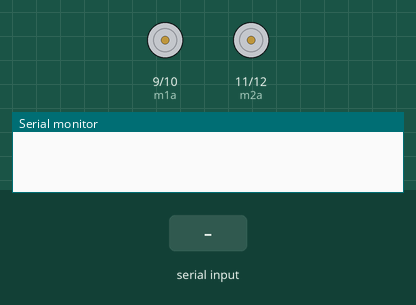
Simulated run of this sketch. Board: Arduino Uno, built with avr-gcc and run on an emulated ATmega328P. On the bench: motor-driver pin pairs drawn as motors (green arrow = first pin HIGH = forward, orange = second pin HIGH = backward, longer = more drive), the last lines printed to the serial monitor. The inputs (shaded band) are chosen by the test bench.

Above: at 1.2 s.
1.3 s: "U" received over Serial
At 1.9 s:
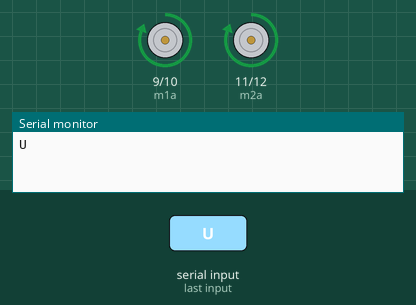
2.8 s: "D" received over Serial
At 3.1 s:
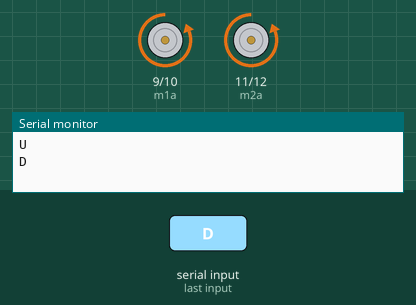
4.3 s: "L" received over Serial
At 5.4 s:
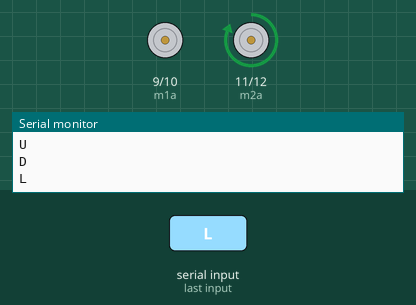
5.8 s: "R" received over Serial
At 6.6 s:
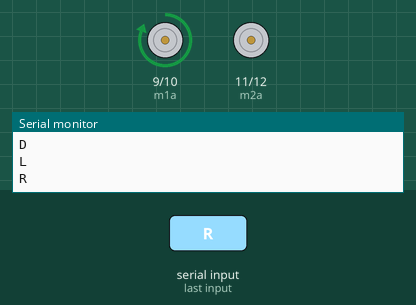
7.3 s: "H" received over Serial
At 7.7 s:
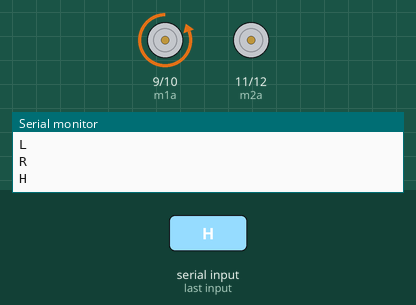
8.8 s: "G" received over Serial
At 10.0 s:
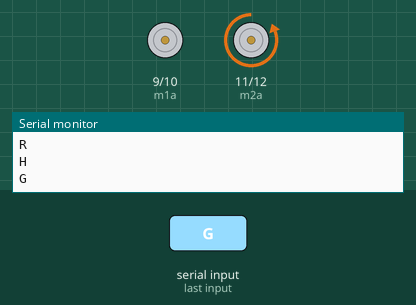
Timing chart, 0 to 11.3 s (numbered marks = the images above; inputs shaded):
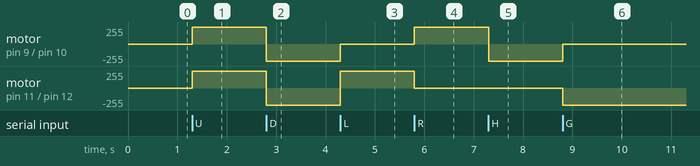

Measured:
- after the input at 1.3 s, motor on pin 9 (m1a) / pin 10 (m1b), motor on pin 11 (m2a) / pin 12 (m2b): stopped → forward 255/255 at once
- after the input at 2.8 s, motor on pin 9 (m1a) / pin 10 (m1b), motor on pin 11 (m2a) / pin 12 (m2b): forward 255/255 → backward 255/255 at once
- after the input at 4.3 s, motor on pin 9 (m1a) / pin 10 (m1b): backward 255/255 → stopped at once; motor on pin 11 (m2a) / pin 12 (m2b): backward 255/255 → forward 255/255 at once
- after the input at 5.8 s, motor on pin 9 (m1a) / pin 10 (m1b): stopped → forward 255/255 at once; motor on pin 11 (m2a) / pin 12 (m2b): forward 255/255 → stopped at once
- after the input at 7.3 s, motor on pin 9 (m1a) / pin 10 (m1b): forward 255/255 → backward 255/255 at once
- after the input at 8.8 s, motor on pin 9 (m1a) / pin 10 (m1b): backward 255/255 → stopped at once; motor on pin 11 (m2a) / pin 12 (m2b): stopped → backward 255/255 at once

The sketch:

code_bluetooth.ino
```cpp
//Starting of Program
int m1a = 9;
int m1b = 10;
int m2a = 11;
int m2b = 12;
char val;

void setup()
{
pinMode(m1a, OUTPUT);  // Digital pin 10 set as output Pin
pinMode(m1b, OUTPUT);  // Digital pin 11 set as output Pin
pinMode(m2a, OUTPUT);  // Digital pin 12 set as output Pin
pinMode(m2b, OUTPUT);  // Digital pin 13 set as output Pin
Serial.begin(9600);
}

void loop()
{
  while (Serial.available() > 0)
  {
  val = Serial.read();
  Serial.println(val);
  }

  if( val == 'U') // Forward
    {
      digitalWrite(m1a, HIGH);
      digitalWrite(m1b, LOW);
      digitalWrite(m2a, HIGH);
      digitalWrite(m2b, LOW);
    }
  else if(val == 'D') // Backward
    {
      digitalWrite(m1a, LOW);
      digitalWrite(m1b, HIGH);
      digitalWrite(m2a, LOW);
      digitalWrite(m2b, HIGH);
    }

    else if(val == 'L') //Left
    {
    digitalWrite(m1a, LOW);
    digitalWrite(m1b, LOW);
    digitalWrite(m2a, HIGH);
    digitalWrite(m2b, LOW);
    }
    else if(val == 'R') //Right
    {
    digitalWrite(m1a, HIGH);
    digitalWrite(m1b, LOW);
    digitalWrite(m2a, LOW);
    digitalWrite(m2b, LOW);
    }

  else if(val == 'T') //Stop
    {
    digitalWrite(m1a, LOW);
    digitalWrite(m1b, LOW);
    digitalWrite(m2a, LOW);
    digitalWrite(m2b, LOW);
    }
  else if(val == 'F') //Forward Right
    {
    digitalWrite(m1a, HIGH);
    digitalWrite(m1b, LOW);
    digitalWrite(m2a, LOW);
    digitalWrite(m2b, LOW);
    }
  else if(val == 'H') //Backward Right
    {
    digitalWrite(m1a, LOW);
    digitalWrite(m1b, HIGH);
    digitalWrite(m2a, LOW);
    digitalWrite(m2b, LOW);
    }
  else if(val == 'E') //Forward Left
    {
    digitalWrite(m1a, LOW);
    digitalWrite(m1b, LOW);
    digitalWrite(m2a, HIGH);
    digitalWrite(m2b, LOW);
    }
  else if(val == 'G') //Backward Left
    {
    digitalWrite(m1a, LOW);
    digitalWrite(m1b, LOW);
    digitalWrite(m2a, LOW);
    digitalWrite(m2b, HIGH);
    }
}
```

program_main.ino
```cpp
void maju(int kecepatan)
{
  analogWrite(m1a, kecepatan);
  analogWrite(m1b, 0);
  analogWrite(m2a, kecepatan);
  analogWrite(m2b, 0);
}

void mundur(int kecepatan)
{
  analogWrite(m1a, 0);
  analogWrite(m1b, kecepatan);
  analogWrite(m2a, 0);
  analogWrite(m2b, kecepatan);
}

void kiri(int kecepatan) {
  analogWrite(m1a, 0);
  analogWrite(m1b, 0);
  analogWrite(m2a, kecepatan);
  analogWrite(m2b, 0);
}

void kanan(int kecepatan){
  analogWrite(m1a, kecepatan);
  analogWrite(m1b, 0);
  analogWrite(m2a, 0);
  analogWrite(m2b, 0);
}

void maju_kanan(int kecepatan){
  analogWrite(m1a, kecepatan);
  analogWrite(m1b, 0);
  analogWrite(m2a, 0);
  analogWrite(m2b, 0);
}

void maju_kiri(int kecepatan){
  analogWrite(m1a, 0);
  analogWrite(m1b, 0);
  analogWrite(m2a, kecepatan);
  analogWrite(m2b, 0);
}

void mundur_kanan(int kecepatan){
  analogWrite(m1a, 0);
  analogWrite(m1b, 0);
  analogWrite(m2a, kecepatan);
  analogWrite(m2b, 0);
}

void mundur_kiri(int kecepatan){
  analogWrite(m1a, 0);
  analogWrite(m1b, 0);
  analogWrite(m2a, 0);
  analogWrite(m2b, kecepatan);
}

void stop(){
  analogWrite(m1a, 0);
  analogWrite(m1b, 0);
  analogWrite(m2a, 0);
  analogWrite(m2b, 0);
}
```
